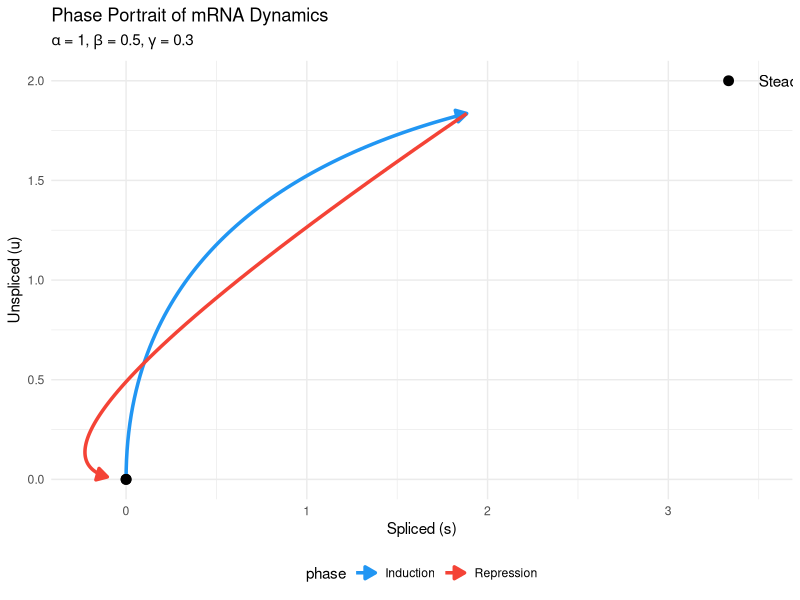
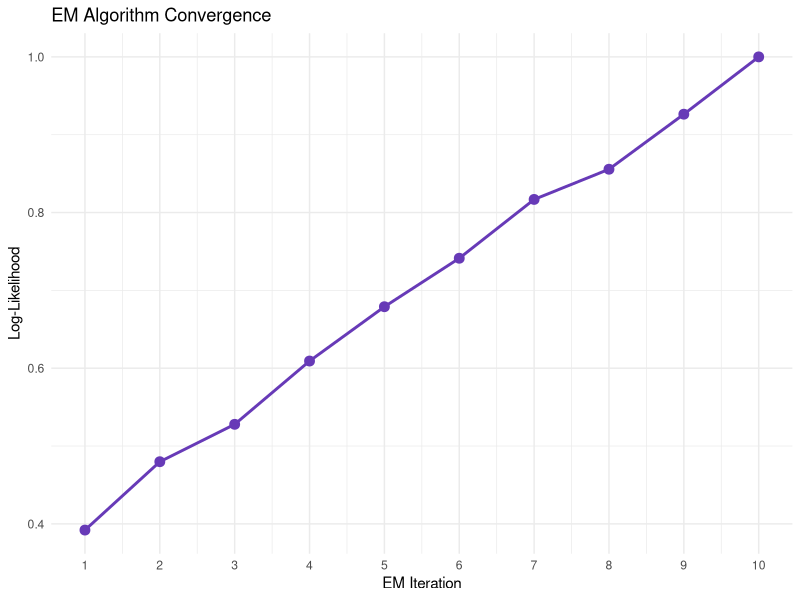
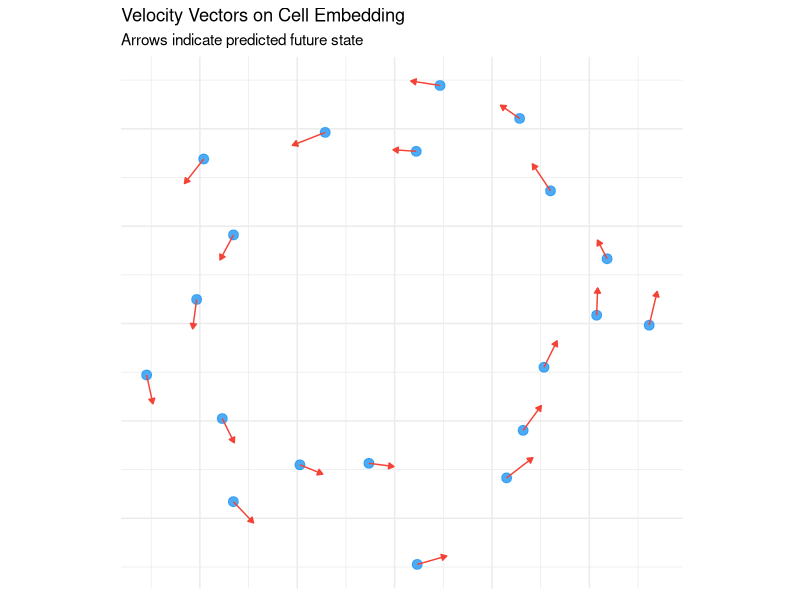

Source code (R) for these figures, in order:
## ---- chunk 1
knitr::opts_chunk$set(
  collapse = TRUE,
  comment = "#>",
  fig.width = 7,
  fig.height = 5,
  message = FALSE,
  warning = FALSE
)
## ---- chunk 2
# Visualize ODE solutions
library(ggplot2)

# Parameters
alpha <- 1
beta <- 0.5
gamma <- 0.3
t_switch <- 5

# Time points
t_on <- seq(0, t_switch, length.out = 100)
t_off <- seq(0, 10, length.out = 100)

# Induction phase
u_on <- alpha/beta * (1 - exp(-beta * t_on))
s_on <- alpha/gamma * (1 - exp(-gamma * t_on)) + 
        (alpha)/(gamma - beta) * (exp(-gamma * t_on) - exp(-beta * t_on))

# Values at switch point
u0_switch <- tail(u_on, 1)
s0_switch <- tail(s_on, 1)

# Repression phase
u_off <- u0_switch * exp(-beta * t_off)
s_off <- s0_switch * exp(-gamma * t_off) + 
         (beta * u0_switch)/(gamma - beta) * (exp(-gamma * t_off) - exp(-beta * t_off))

# Combine data
df <- data.frame(
  s = c(s_on, s_off),
  u = c(u_on, u_off),
  phase = rep(c("Induction", "Repression"), c(length(s_on), length(s_off)))
)

# Plot
ggplot(df, aes(x = s, y = u, color = phase)) +
  geom_path(linewidth = 1.2, arrow = arrow(length = unit(0.3, "cm"), type = "closed")) +
  geom_point(data = data.frame(s = c(0, alpha/gamma, 0), 
                                u = c(0, alpha/beta, 0),
                                label = c("Start", "Steady State", "End")),
             aes(x = s, y = u), size = 3, color = "black") +
  annotate("text", x = alpha/gamma * 1.05, y = alpha/beta, label = "Steady State", hjust = 0) +
  scale_color_manual(values = c("Induction" = "#2196F3", "Repression" = "#F44336")) +
  labs(x = "Spliced (s)", y = "Unspliced (u)", 
       title = "Phase Portrait of mRNA Dynamics",
       subtitle = expression(paste(alpha, " = 1, ", beta, " = 0.5, ", gamma, " = 0.3"))) +
  theme_minimal() +
  theme(legend.position = "bottom")
## ---- chunk 3
# Illustrate EM convergence
set.seed(42)
iterations <- 10
likelihood <- cumsum(runif(iterations, 0.1, 0.3)) + 1
likelihood <- likelihood / max(likelihood)

df_em <- data.frame(
  iteration = 1:iterations,
  likelihood = likelihood
)

ggplot(df_em, aes(x = iteration, y = likelihood)) +
  geom_line(color = "#673AB7", linewidth = 1) +
  geom_point(color = "#673AB7", size = 3) +
  labs(x = "EM Iteration", y = "Log-Likelihood",
       title = "EM Algorithm Convergence") +
  theme_minimal() +
  scale_x_continuous(breaks = 1:10)
## ---- chunk 4
# Illustrate transition concept
set.seed(123)
n <- 20
theta <- seq(0, 2*pi, length.out = n)
r <- runif(n, 0.8, 1.2)
x <- r * cos(theta) + rnorm(n, 0, 0.1)
y <- r * sin(theta) + rnorm(n, 0, 0.1)

# Add velocity vectors (tangent to circle + noise)
vx <- -sin(theta) * 0.15 + rnorm(n, 0, 0.02)
vy <- cos(theta) * 0.15 + rnorm(n, 0, 0.02)

df_cells <- data.frame(x = x, y = y, vx = vx, vy = vy)

ggplot(df_cells, aes(x = x, y = y)) +
  geom_point(size = 3, color = "#2196F3", alpha = 0.8) +
  geom_segment(aes(xend = x + vx, yend = y + vy),
               arrow = arrow(length = unit(0.15, "cm"), type = "closed"),
               color = "#F44336", linewidth = 0.5) +
  labs(title = "Velocity Vectors on Cell Embedding",
       subtitle = "Arrows indicate predicted future state") +
  theme_minimal() +
  theme(axis.text = element_blank(),
        axis.title = element_blank()) +
  coord_fixed()
## ---- chunk 5
sessionInfo()
